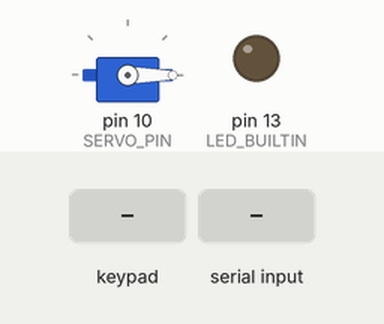
This sketch was run on a simulated Arduino Uno, built with avr-gcc and run on an emulated ATmega328P. On the bench: servo, output pins drawn as LEDs (lit = HIGH). The inputs (shaded band) are chosen by the test bench. What the sketch prints to the serial monitor is not drawn.

Above: at 1.2 s.
1.3 s: keypad keys 7 3 1 9 # pressed 0.4 s apart
At 3.7 s:
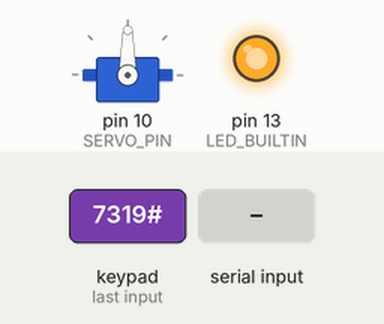
6.3 s: key '*' pressed
7.8 s: "help\n" received over Serial
9.3 s: key '#' pressed
10.8 s: "status\n" received over Serial
12.3 s: "*\n" received over Serial
Timing chart, 0 to 14.8 s (numbered marks = the images above; inputs shaded):
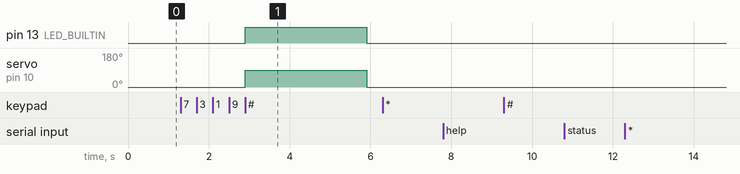

The sketch:

virtual-smart-lock.ino
```cpp
#include <Keypad.h>
#include <Servo.h>
#include <string.h>

// Quantidade de linhas e colunas do keypad.
const byte ROWS = 4;
const byte COLS = 4;

// Representação das teclas físicas.
char keys[ROWS][COLS] = {
    {'1', '2', '3', 'A'},
    {'4', '5', '6', 'B'},
    {'7', '8', '9', 'C'},
    {'*', '0', '#', 'D'}};

// Pinos conectados às linhas do keypad.
byte rowPins[ROWS] = {9, 8, 7, 6};

// Pinos conectados às colunas do keypad.
byte colPins[COLS] = {5, 4, 3, 2};

Keypad keypad = Keypad(
    makeKeymap(keys),
    rowPins,
    colPins,
    ROWS,
    COLS);

Servo doorServo;

const byte SERVO_PIN = 10;

// VSL-001: credencial armazenada diretamente no firmware.
const char ADMIN_PIN[] = "7319";

// Buffer usado para armazenar o PIN digitado.
char enteredPin[5] = {0};
byte pinLength = 0;

// Buffer usado para os comandos recebidos por UART.
char serialBuffer[32] = {0};
byte serialLength = 0;

bool doorLocked = true;

void lockDoor()
{
  doorLocked = true;

  // 0 graus representa a fechadura trancada.
  doorServo.write(0);

  // LED apagado representa a porta trancada.
  digitalWrite(LED_BUILTIN, LOW);
}

void unlockDoor()
{
  doorLocked = false;
  doorServo.write(90);
  digitalWrite(LED_BUILTIN, HIGH);

  Serial.println(F("[INFO] Door unlocked"));
}

void unlockTemporarily()
{
  unlockDoor();

  delay(3000);

  lockDoor();
  Serial.println(F("[INFO] Door relocked"));
}

void clearEnteredPin()
{
  memset(enteredPin, 0, sizeof(enteredPin));
  pinLength = 0;
}

void submitPin()
{
  Serial.println();

  if (strcmp(enteredPin, ADMIN_PIN) == 0)
  {
    Serial.println(F("[INFO] Valid administrator PIN"));
    unlockTemporarily();
  }
  else
  {
    Serial.println(F("[WARN] Invalid PIN"));
  }

  clearEnteredPin();
}

void handleKeypad()
{
  char key = keypad.getKey();

  // Nenhuma tecla pressionada.
  if (!key)
  {
    return;
  }

  if (key >= '0' && key <= '9')
  {
    // Evita escrever além do tamanho do buffer.
    if (pinLength < sizeof(enteredPin) - 1)
    {
      enteredPin[pinLength] = key;
      pinLength++;
      enteredPin[pinLength] = '\0';

      // Não mostra o número digitado.
      Serial.print('*');
    }
  }
  else if (key == '*')
  {
    clearEnteredPin();
    Serial.println(F("\n[INFO] PIN entry cleared"));
  }
  else if (key == '#')
  {
    submitPin();
  }
}

void executeSerialCommand()
{
  if (strcmp(serialBuffer, "help") == 0)
  {
    Serial.println(F("Available commands:"));
    Serial.println(F("  help"));
    Serial.println(F("  status"));
  }
  else if (strcmp(serialBuffer, "status") == 0)
  {
    if (doorLocked)
    {
      Serial.println(F("Door status: LOCKED"));
    }
    else
    {
      Serial.println(F("Door status: OPEN"));
    }
  }
  else if (serialLength > 0)
  {
    Serial.println(F("Unknown command"));
  }

  memset(serialBuffer, 0, sizeof(serialBuffer));
  serialLength = 0;
}

void handleSerialConsole()
{
  while (Serial.available() > 0)
  {
    char received = Serial.read();

    // Ignora carriage return.
    if (received == '\r')
    {
      continue;
    }

    // Line feed indica o final do comando.
    if (received == '\n')
    {
      executeSerialCommand();
      continue;
    }

    // Garante que não escreveremos além do buffer.
    if (serialLength < sizeof(serialBuffer) - 1)
    {
      serialBuffer[serialLength] = received;
      serialLength++;
      serialBuffer[serialLength] = '\0';
    }
    else
    {
      Serial.println(F("Command too long"));

      memset(serialBuffer, 0, sizeof(serialBuffer));
      serialLength = 0;
    }
  }
}

void setup()
{
  pinMode(LED_BUILTIN, OUTPUT);

  doorServo.attach(SERVO_PIN);
  lockDoor();

  // Velocidade da comunicação serial.
  Serial.begin(115200);

  // VSL-003: informações internas expostas.
  Serial.println(F("SmartLock ready"));
}

void loop()
{
  handleKeypad();
  handleSerialConsole();
}
```

Measured:
- after the input at 1.3 s, pin 13 (LED_BUILTIN): LOW → HIGH after 1.6 s, → LOW 3.0 s later; servo on pin 10 (SERVO_PIN): 0° → 90° after 1.6 s, → 0° 3.0 s later
- after the input at 6.3 s, every drawn part: stays the same
- after the input at 7.8 s, every drawn part: stays the same
- after the input at 9.3 s, every drawn part: stays the same
- after the input at 10.8 s, every drawn part: stays the same
- after the input at 12.3 s, every drawn part: stays the same
